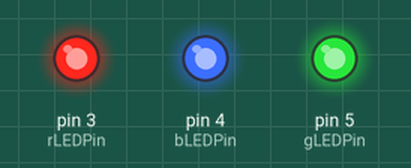
The sketch below on a simulated Arduino Uno, built with avr-gcc and run on an emulated ATmega328P. Shown: output pins drawn as LEDs (lit = HIGH).

Above: at 1.5 s.
Timing chart, 0 to 11.9 s (numbered marks = the images above):
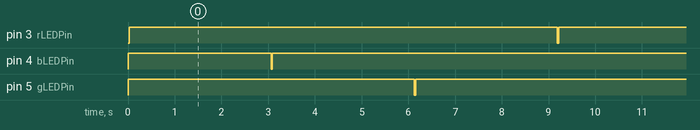

The sketch:

1008_3.ino
```cpp
const int rLEDPin=3;
const int bLEDPin=4;
const int gLEDPin=5;
int brightness=0;
int fadeAmount=5;
int ledcolor=0;

void setup() {
  pinMode(rLEDPin, OUTPUT);
  pinMode(bLEDPin, OUTPUT);
  pinMode(gLEDPin, OUTPUT);
}
void loop() {
  if(ledcolor==0){
    digitalWrite(rLEDPin,brightness);
    digitalWrite(bLEDPin,255);
    digitalWrite(gLEDPin,255);
  }
  if(ledcolor==1){
    digitalWrite(rLEDPin,255);
    digitalWrite(bLEDPin,brightness);
    digitalWrite(gLEDPin,255);
  }
  if(ledcolor==2){
    digitalWrite(rLEDPin,255);
    digitalWrite(bLEDPin,255);
    digitalWrite(gLEDPin,brightness);
  }
  brightness=brightness+fadeAmount;
  if(brightness<=0||brightness>=255){
    fadeAmount=-fadeAmount;
    if(brightness>=255){
      ledcolor=ledcolor+1;
      if(ledcolor>2)
      ledcolor=0;
    }
  }
  delay(30);
}
  
```

Measured:
- by itself, pin 3 (rLEDPin): alternates HIGH for 9.2 s and LOW for 0.03 s
- by itself, pin 4 (bLEDPin), pin 5 (gLEDPin): repeats every 9.2 s: LOW 0.03 s, HIGH 9.2 s
- by itself, everything shown: repeats every 9.2 s, in 6 steps
